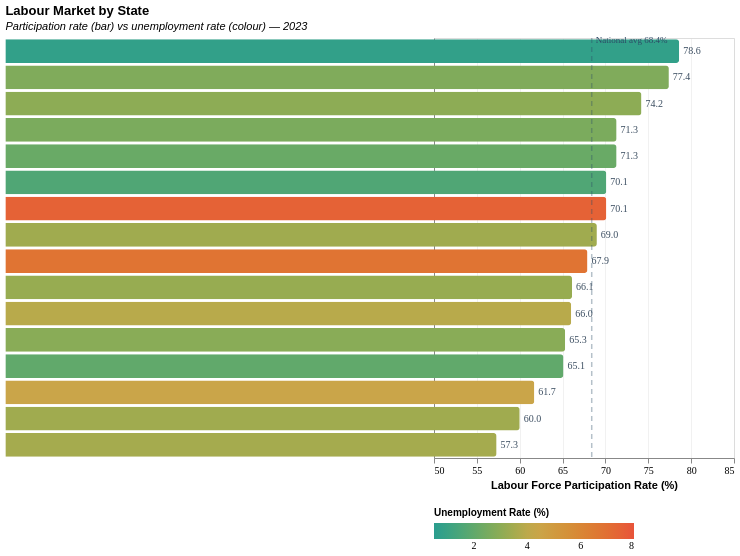

Describe this chart as a Vega-Lite specification.
### Vega-Lite specification from a JSON file in a GitHub repository (floating-point values rounded to 4 significant figures)
{"$schema": "https://vega.github.io/schema/vega-lite/v5.json", "title": {"text": "Labour Market by State", "subtitle": "Participation rate (bar) vs unemployment rate (colour) — 2023", "subtitleFontStyle": "italic", "subtitleFontSize": 11, "anchor": "start"}, "width": "container", "height": 420, "data": {"values": [{"state": "Johor", "u_rate": 2.6, "p_rate": 71.3}, {"state": "Kedah", "u_rate": 2.9, "p_rate": 65.3}, {"state": "Kelantan", "u_rate": 3.5, "p_rate": 57.3}, {"state": "Melaka", "u_rate": 1.6, "p_rate": 70.1}, {"state": "Negeri Sembilan", "u_rate": 3.2, "p_rate": 66.1}, {"state": "Pahang", "u_rate": 2.0, "p_rate": 65.1}, {"state": "Perak", "u_rate": 3.9, "p_rate": 66.0}, {"state": "Perlis", "u_rate": 4.4, "p_rate": 61.7}, {"state": "Pulau Pinang", "u_rate": 2.2, "p_rate": 71.3}, {"state": "Sabah", "u_rate": 7.5, "p_rate": 70.1}, {"state": "Sarawak", "u_rate": 3.4, "p_rate": 69.0}, {"state": "Selangor", "u_rate": 2.7, "p_rate": 77.4}, {"state": "Terengganu", "u_rate": 3.4, "p_rate": 60.0}, {"state": "W.P. Kuala Lumpur", "u_rate": 3.0, "p_rate": 74.2}, {"state": "W.P. Labuan", "u_rate": 6.8, "p_rate": 67.9}, {"state": "W.P. Putrajaya", "u_rate": 0.8, "p_rate": 78.6}]}, "layer": [{"mark": {"type": "bar", "cornerRadiusTopRight": 3, "cornerRadiusBottomRight": 3}, "encoding": {"y": {"field": "state", "type": "nominal", "sort": {"field": "p_rate", "order": "descending"}, "axis": {"title": null, "labelFontSize": 11, "labelFont": "DM Sans"}}, "x": {"field": "p_rate", "type": "quantitative", "scale": {"domain": [50, 82]}, "axis": {"title": "Labour Force Participation Rate (%)", "titleFontSize": 11, "labelFontSize": 10, "labelFont": "DM Mono", "grid": true, "gridOpacity": 0.4}}, "color": {"field": "u_rate", "type": "quantitative", "scale": {"domain": [0.5, 8], "range": ["#2a9d8f", "#c9a84c", "#e8533a"]}, "legend": {"title": "Unemployment Rate (%)", "orient": "bottom", "gradientLength": 200, "titleFontSize": 10, "labelFontSize": 10, "labelFont": "DM Mono", "direction": "horizontal"}}, "tooltip": [{"field": "state", "type": "nominal", "title": "State"}, {"field": "p_rate", "type": "quantitative", "title": "Participation Rate (%)", "format": ".1f"}, {"field": "u_rate", "type": "quantitative", "title": "Unemployment Rate (%)", "format": ".1f"}]}}, {"mark": {"type": "text", "align": "left", "dx": 4, "fontSize": 10, "font": "DM Mono"}, "encoding": {"y": {"field": "state", "type": "nominal", "sort": {"field": "p_rate", "order": "descending"}}, "x": {"field": "p_rate", "type": "quantitative"}, "text": {"field": "p_rate", "type": "quantitative", "format": ".1f"}, "color": {"value": "#3d4f62"}}}, {"mark": {"type": "rule", "strokeDash": [5, 4], "color": "#2d4a66", "opacity": 0.35, "strokeWidth": 1.5}, "data": {"values": [{"p_rate": 68.4}]}, "encoding": {"x": {"field": "p_rate", "type": "quantitative"}}}, {"mark": {"type": "text", "color": "#2d4a66", "fontSize": 9, "font": "DM Mono", "align": "left", "dx": 4, "dy": -8}, "data": {"values": [{"p_rate": 68.4}]}, "encoding": {"x": {"field": "p_rate", "type": "quantitative"}, "y": {"value": 10}, "text": {"value": "National avg 68.4%"}}}]}
